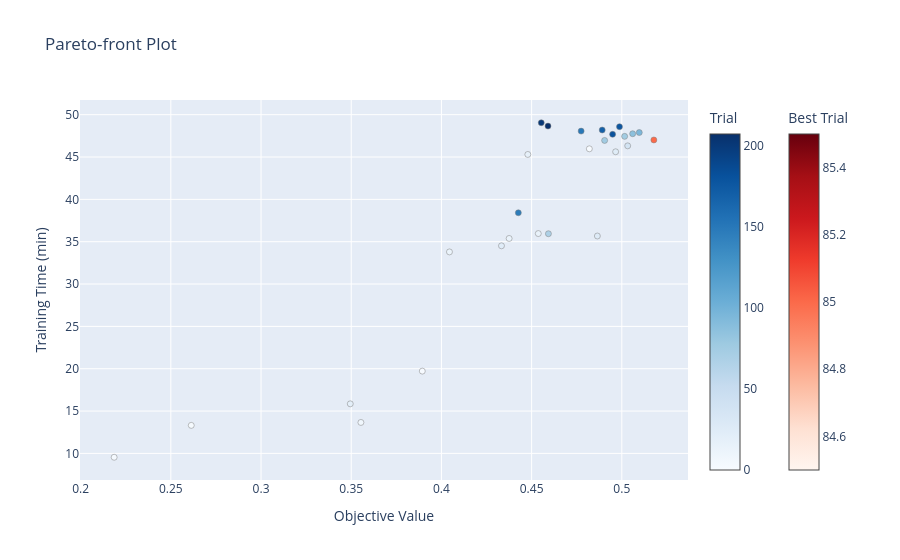

The code cell stored with this chart in its notebook:
### Code cell
def objective_vs_time(trial: optuna.trial.FrozenTrial):
    objective = trial.value
    duration_s = trial.duration.total_seconds()

    assert objective is not None
    assert duration_s is not None

    return objective, duration_s / 60


optuna.visualization.plot_pareto_front(
    study, targets=objective_vs_time, target_names=["Objective Value", "Training Time (min)"]
).show()

### Figure 1 — Plotly figure (JSON) as saved in the notebook; plotly's stock layout.template omitted (floating-point values rounded to 4 significant figures)
{"data": [{"hovertemplate": "%{text}<extra>Trial</extra>", "marker": {"color": [0, 1, 2, 3, 7, 12, 13, 15, 18, 20, 24, 25, 26, 38, 68, 75, 76, 87, 95, 147, 150, 169, 177, 180, 200, 207], "colorbar": {"title": {"text": "Trial"}}, "colorscale": [[0, "rgb(247,251,255)"], [0.125, "rgb(222,235,247)"], [0.25, "rgb(198,219,239)"], [0.375, "rgb(158,202,225)"], [0.5, "rgb(107,174,214)"], [0.625, "rgb(66,146,198)"], [0.75, "rgb(33,113,181)"], [0.875, "rgb(8,81,156)"], [1, "rgb(8,48,107)"]], "line": {"color": "Grey", "width": 0.5}}, "mode": "markers", "showlegend": false, "text": ["{<br>  \"number\": 0,<br>  \"values\": [<br>    0.4819999933242798<br>  ],<br>  \"params\": {<br>    \"emb_num_radial\": 4,<br>    \"emb_num_angular\": 32,<br>    \"emb_num_channels\": 64,<br>    \"conv_hidden_channels\": 256,<br>    \"conv_node_out_channels\": 64,<br>    \"conv_edge_out_channels\": 128,<br>    \"conv_num_layers\": 4,<br>    \"conv_heads\": 4,<br>    \"conv_concat\": true,<br>    \"conv_residual\": true,<br>    \"dropout\": 0.3,<br>    \"act\": \"LeakyReLU\",<br>    \"k\": 16<br>  }<br>}", "{<br>  \"number\": 1,<br>  \"values\": [<br>    0.3893939256668091<br>  ],<br>  \"params\": {<br>    \"emb_num_radial\": 16,<br>    \"emb_num_angular\": 16,<br>    \"emb_num_channels\": 32,<br>    \"conv_hidden_channels\": 256,<br>    \"conv_node_out_channels\": 128,<br>    \"conv_edge_out_channels\": 64,<br>    \"conv_num_layers\": 3,<br>    \"conv_heads\": 4,<br>    \"conv_concat\": false,<br>    \"conv_residual\": false,<br>    \"dropout\": 0.30000000000000004,<br>    \"act\": \"SiLU\",<br>    \"k\": 12<br>  }<br>}", "{<br>  \"number\": 2,<br>  \"values\": [<br>    0.2613106071949005<br>  ],<br>  \"params\": {<br>    \"emb_num_radial\": 8,<br>    \"emb_num_angular\": 32,<br>    \"emb_num_channels\": 128,<br>    \"conv_hidden_channels\": 128,<br>    \"conv_node_out_channels\": 64,<br>    \"conv_edge_out_channels\": 128,<br>    \"conv_num_layers\": 3,<br>    \"conv_heads\": 1,<br>    \"conv_concat\": false,<br>    \"conv_residual\": true,<br>    \"dropout\": 0.5,<br>    \"act\": \"LeakyReLU\",<br>    \"k\": 16<br>  }<br>}", "{<br>  \"number\": 3,<br>  \"values\": [<br>    0.21857115626335144<br>  ],<br>  \"params\": {<br>    \"emb_num_radial\": 8,<br>    \"emb_num_angular\": 64,<br>    \"emb_num_channels\": 128,<br>    \"conv_hidden_channels\": 64,<br>    \"conv_node_out_channels\": 256,<br>    \"conv_edge_out_channels\": 64,<br>    \"conv_num_layers\": 3,<br>    \"conv_heads\": 1,<br>    \"conv_concat\": false,<br>    \"conv_residual\": false,<br>    \"dropout\": 0.2,<br>    \"act\": \"LeakyReLU\",<br>    \"k\": 16<br>  }<br>}", "{<br>  \"number\": 7,<br>  \"values\": [<br>    0.3553696870803833<br>  ],<br>  \"params\": {<br>    \"emb_num_radial\": 16,<br>    \"emb_num_angular\": 32,<br>    \"emb_num_channels\": 64,<br>    \"conv_hidden_channels\": 128,<br>    \"conv_node_out_channels\": 256,<br>    \"conv_edge_out_channels\": 32,<br>    \"conv_num_layers\": 3,<br>    \"conv_heads\": 2,<br>    \"conv_concat\": true,<br>    \"conv_residual\": false,<br>    \"dropout\": 0.2,<br>    \"act\": \"LeakyReLU\",<br>    \"k\": 16<br>  }<br>}", "{<br>  \"number\": 12,<br>  \"values\": [<br>    0.40445125102996826<br>  ],<br>  \"params\": {<br>    \"emb_num_radial\": 16,<br>    \"emb_num_angular\": 16,<br>    \"emb_num_channels\": 32,<br>    \"conv_hidden_channels\": 256,<br>    \"conv_node_out_channels\": 128,<br>    \"conv_edge_out_channels\": 128,<br>    \"conv_num_layers\": 4,<br>    \"conv_heads\": 4,<br>    \"conv_concat\": false,<br>    \"conv_residual\": false,<br>    \"dropout\": 0.30000000000000004,<br>    \"act\": \"SiLU\",<br>    \"k\": 14<br>  }<br>}", "{<br>  \"number\": 13,<br>  \"values\": [<br>    0.43753960728645325<br>  ],<br>  \"params\": {<br>    \"emb_num_radial\": 16,<br>    \"emb_num_angular\": 16,<br>    \"emb_num_channels\": 32,<br>    \"conv_hidden_channels\": 256,<br>    \"conv_node_out_channels\": 128,<br>    \"conv_edge_out_channels\": 128,<br>    \"conv_num_layers\": 4,<br>    \"conv_heads\": 4,<br>    \"conv_concat\": true,<br>    \"conv_residual\": true,<br>    \"dropout\": 0.4,<br>    \"act\": \"SiLU\",<br>    \"k\": 14<br>  }<br>}", "{<br>  \"number\": 15,<br>  \"values\": [<br>    0.45369482040405273<br>  ],<br>  \"params\": {<br>    \"emb_num_radial\": 16,<br>    \"emb_num_angular\": 32,<br>    \"emb_num_channels\": 64,<br>    \"conv_hidden_channels\": 256,<br>    \"conv_node_out_channels\": 128,<br>    \"conv_edge_out_channels\": 128,<br>    \"conv_num_layers\": 4,<br>    \"conv_heads\": 4,<br>    \"conv_concat\": true,<br>    \"conv_residual\": true,<br>    \"dropout\": 0.4,<br>    \"act\": \"SiLU\",<br>    \"k\": 14<br>  }<br>}", "{<br>  \"number\": 18,<br>  \"values\": [<br>    0.44789236783981323<br>  ],<br>  \"params\": {<br>    \"emb_num_radial\": 16,<br>    \"emb_num_angular\": 32,<br>    \"emb_num_channels\": 64,<br>    \"conv_hidden_channels\": 256,<br>    \"conv_node_out_channels\": 64,<br>    \"conv_edge_out_channels\": 32,<br>    \"conv_num_layers\": 4,<br>    \"conv_heads\": 4,<br>    \"conv_concat\": true,<br>    \"conv_residual\": true,<br>    \"dropout\": 0.4,<br>    \"act\": \"SiLU\",<br>    \"k\": 16<br>  }<br>}", "{<br>  \"number\": 20,<br>  \"values\": [<br>    0.3494739234447479<br>  ],<br>  \"params\": {<br>    \"emb_num_radial\": 16,<br>    \"emb_num_angular\": 32,<br>    \"emb_num_channels\": 64,<br>    \"conv_hidden_channels\": 256,<br>    \"conv_node_out_channels\": 64,<br>    \"conv_edge_out_channels\": 128,<br>    \"conv_num_layers\": 3,<br>    \"conv_heads\": 2,<br>    \"conv_concat\": true,<br>    \"conv_residual\": true,<br>    \"dropout\": 0.2,<br>    \"act\": \"SiLU\",<br>    \"k\": 12<br>  }<br>}", "{<br>  \"number\": 24,<br>  \"values\": [<br>    0.4332916736602783<br>  ],<br>  \"params\": {<br>    \"emb_num_radial\": 16,<br>    \"emb_num_angular\": 32,<br>    \"emb_num_channels\": 64,<br>    \"conv_hidden_channels\": 256,<br>    \"conv_node_out_channels\": 64,<br>    \"conv_edge_out_channels\": 32,<br>    \"conv_num_layers\": 4,<br>    \"conv_heads\": 4,<br>    \"conv_concat\": true,<br>    \"conv_residual\": true,<br>    \"dropout\": 0.4,<br>    \"act\": \"SiLU\",<br>    \"k\": 14<br>  }<br>}", "{<br>  \"number\": 25,<br>  \"values\": [<br>    0.4965764880180359<br>  ],<br>  \"params\": {<br>    \"emb_num_radial\": 4,<br>    \"emb_num_angular\": 32,<br>    \"emb_num_channels\": 128,<br>    \"conv_hidden_channels\": 256,<br>    \"conv_node_out_channels\": 128,<br>    \"conv_edge_out_channels\": 32,<br>    \"conv_num_layers\": 4,<br>    \"conv_heads\": 4,<br>    \"conv_concat\": true,<br>    \"conv_residual\": true,<br>    \"dropout\": 0.30000000000000004,<br>    \"act\": \"SiLU\",<br>    \"k\": 16<br>  }<br>}", "{<br>  \"number\": 26,<br>  \"values\": [<br>    0.48644545674324036<br>  ],<br>  \"params\": {<br>    \"emb_num_radial\": 4,<br>    \"emb_num_angular\": 32,<br>    \"emb_num_channels\": 128,<br>    \"conv_hidden_channels\": 256,<br>    \"conv_node_out_channels\": 128,<br>    \"conv_edge_out_channels\": 128,<br>    \"conv_num_layers\": 4,<br>    \"conv_heads\": 4,<br>    \"conv_concat\": true,<br>    \"conv_residual\": true,<br>    \"dropout\": 0.30000000000000004,<br>    \"act\": \"LeakyReLU\",<br>    \"k\": 14<br>  }<br>}", "{<br>  \"number\": 38,<br>  \"values\": [<br>    0.503258466720581<br>  ],<br>  \"params\": {<br>    \"emb_num_radial\": 4,<br>    \"emb_num_angular\": 32,<br>    \"emb_num_channels\": 128,<br>    \"conv_hidden_channels\": 256,<br>    \"conv_node_out_channels\": 128,<br>    \"conv_edge_out_channels\": 64,<br>    \"conv_num_layers\": 4,<br>    \"conv_heads\": 4,<br>    \"conv_concat\": true,<br>    \"conv_residual\": true,<br>    \"dropout\": 0.30000000000000004,<br>    \"act\": \"SiLU\",<br>    \"k\": 16<br>  }<br>}", "{<br>  \"number\": 68,<br>  \"values\": [<br>    0.45930585265159607<br>  ],<br>  \"params\": {<br>    \"emb_num_radial\": 8,<br>    \"emb_num_angular\": 32,<br>    \"emb_num_channels\": 64,<br>    \"conv_hidden_channels\": 256,<br>    \"conv_node_out_channels\": 128,<br>    \"conv_edge_out_channels\": 128,<br>    \"conv_num_layers\": 4,<br>    \"conv_heads\": 4,<br>    \"conv_concat\": true,<br>    \"conv_residual\": true,<br>    \"dropout\": 0.4,<br>    \"act\": \"LeakyReLU\",<br>    \"k\": 14<br>  }<br>}", "{<br>  \"number\": 75,<br>  \"values\": [<br>    0.5015671849250793<br>  ],<br>  \"params\": {<br>    \"emb_num_radial\": 4,<br>    \"emb_num_angular\": 32,<br>    \"emb_num_channels\": 128,<br>    \"conv_hidden_channels\": 256,<br>    \"conv_node_out_channels\": 256,<br>    \"conv_edge_out_channels\": 128,<br>    \"conv_num_layers\": 4,<br>    \"conv_heads\": 4,<br>    \"conv_concat\": true,<br>    \"conv_residual\": true,<br>    \"dropout\": 0.30000000000000004,<br>    \"act\": \"SiLU\",<br>    \"k\": 16<br>  }<br>}", "{<br>  \"number\": 76,<br>  \"values\": [<br>    0.49046388268470764<br>  ],<br>  \"params\": {<br>    \"emb_num_radial\": 4,<br>    \"emb_num_angular\": 32,<br>    \"emb_num_channels\": 128,<br>    \"conv_hidden_channels\": 256,<br>    \"conv_node_out_channels\": 256,<br>    \"conv_edge_out_channels\": 64,<br>    \"conv_num_layers\": 4,<br>    \"conv_heads\": 4,<br>    \"conv_concat\": true,<br>    \"conv_residual\": true,<br>    \"dropout\": 0.30000000000000004,<br>    \"act\": \"SiLU\",<br>    \"k\": 16<br>  }<br>}", "{<br>  \"number\": 87,<br>  \"values\": [<br>    0.5060122609138489<br>  ],<br>  \"params\": {<br>    \"emb_num_radial\": 4,<br>    \"emb_num_angular\": 64,<br>    \"emb_num_channels\": 128,<br>    \"conv_hidden_channels\": 256,<br>    \"conv_node_out_channels\": 256,<br>    \"conv_edge_out_channels\": 128,<br>    \"conv_num_layers\": 4,<br>    \"conv_heads\": 4,<br>    \"conv_concat\": false,<br>    \"conv_residual\": true,<br>    \"dropout\": 0.30000000000000004,<br>    \"act\": \"SiLU\",<br>    \"k\": 16<br>  }<br>}", "{<br>  \"number\": 95,<br>  \"values\": [<br>    0.5096818804740906<br>  ],<br>  \"params\": {<br>    \"emb_num_radial\": 4,<br>    \"emb_num_angular\": 64,<br>    \"emb_num_channels\": 128,<br>    \"conv_hidden_channels\": 256,<br>    \"conv_node_out_channels\": 256,<br>    \"conv_edge_out_channels\": 128,<br>    \"conv_num_layers\": 4,<br>    \"conv_heads\": 4,<br>    \"conv_concat\": true,<br>    \"conv_residual\": true,<br>    \"dropout\": 0.2,<br>    \"act\": \"SiLU\",<br>    \"k\": 16<br>  }<br>}", "{<br>  \"number\": 147,<br>  \"values\": [<br>    0.442635178565979<br>  ],<br>  \"params\": {<br>    \"emb_num_radial\": 16,<br>    \"emb_num_angular\": 64,<br>    \"emb_num_channels\": 128,<br>    \"conv_hidden_channels\": 256,<br>    \"conv_node_out_channels\": 128,<br>    \"conv_edge_out_channels\": 128,<br>    \"conv_num_layers\": 4,<br>    \"conv_heads\": 4,<br>    \"conv_concat\": true,<br>    \"conv_residual\": true,<br>    \"dropout\": 0.4,<br>    \"act\": \"LeakyReLU\",<br>    \"k\": 14<br>  }<br>}", "{<br>  \"number\": 150,<br>  \"values\": [<br>    0.4774501621723175<br>  ],<br>  \"params\": {<br>    \"emb_num_radial\": 4,<br>    \"emb_num_angular\": 64,<br>    \"emb_num_channels\": 128,<br>    \"conv_hidden_channels\": 256,<br>    \"conv_node_out_channels\": 128,<br>    \"conv_edge_out_channels\": 64,<br>    \"conv_num_layers\": 4,<br>    \"conv_heads\": 4,<br>    \"conv_concat\": true,<br>    \"conv_residual\": true,<br>    \"dropout\": 0.4,<br>    \"act\": \"LeakyReLU\",<br>    \"k\": 16<br>  }<br>}", "{<br>  \"number\": 169,<br>  \"values\": [<br>    0.4891248345375061<br>  ],<br>  \"params\": {<br>    \"emb_num_radial\": 4,<br>    \"emb_num_angular\": 32,<br>    \"emb_num_channels\": 128,<br>    \"conv_hidden_channels\": 256,<br>    \"conv_node_out_channels\": 256,<br>    \"conv_edge_out_channels\": 64,<br>    \"conv_num_layers\": 4,<br>    \"conv_heads\": 4,<br>    \"conv_concat\": true,<br>    \"conv_residual\": true,<br>    \"dropout\": 0.30000000000000004,<br>    \"act\": \"LeakyReLU\",<br>    \"k\": 16<br>  }<br>}", "{<br>  \"number\": 177,<br>  \"values\": [<br>    0.49870556592941284<br>  ],<br>  \"params\": {<br>    \"emb_num_radial\": 4,<br>    \"emb_num_angular\": 64,<br>    \"emb_num_channels\": 64,<br>    \"conv_hidden_channels\": 256,<br>    \"conv_node_out_channels\": 256,<br>    \"conv_edge_out_channels\": 128,<br>    \"conv_num_layers\": 4,<br>    \"conv_heads\": 4,<br>    \"conv_concat\": true,<br>    \"conv_residual\": true,<br>    \"dropout\": 0.30000000000000004,<br>    \"act\": \"LeakyReLU\",<br>    \"k\": 16<br>  }<br>}", "{<br>  \"number\": 180,<br>  \"values\": [<br>    0.4948901832103729<br>  ],<br>  \"params\": {<br>    \"emb_num_radial\": 4,<br>    \"emb_num_angular\": 64,<br>    \"emb_num_channels\": 64,<br>    \"conv_hidden_channels\": 256,<br>    \"conv_node_out_channels\": 256,<br>    \"conv_edge_out_channels\": 32,<br>    \"conv_num_layers\": 4,<br>    \"conv_heads\": 4,<br>    \"conv_concat\": true,<br>    \"conv_residual\": true,<br>    \"dropout\": 0.30000000000000004,<br>    \"act\": \"LeakyReLU\",<br>    \"k\": 16<br>  }<br>}", "{<br>  \"number\": 200,<br>  \"values\": [<br>    0.45533889532089233<br>  ],<br>  \"params\": {<br>    \"emb_num_radial\": 8,<br>    \"emb_num_angular\": 32,<br>    \"emb_num_channels\": 128,<br>    \"conv_hidden_channels\": 256,<br>    \"conv_node_out_channels\": 64,<br>    \"conv_edge_out_channels\": 32,<br>    \"conv_num_layers\": 4,<br>    \"conv_heads\": 4,<br>    \"conv_concat\": false,<br>    \"conv_residual\": true,<br>    \"dropout\": 0.4,<br>    \"act\": \"LeakyReLU\",<br>    \"k\": 16<br>  }<br>}", "{<br>  \"number\": 207,<br>  \"values\": [<br>    0.45908161997795105<br>  ],<br>  \"params\": {<br>    \"emb_num_radial\": 16,<br>    \"emb_num_angular\": 64,<br>    \"emb_num_channels\": 64,<br>    \"conv_hidden_channels\": 256,<br>    \"conv_node_out_channels\": 128,<br>    \"conv_edge_out_channels\": 64,<br>    \"conv_num_layers\": 4,<br>    \"conv_heads\": 4,<br>    \"conv_concat\": true,<br>    \"conv_residual\": true,<br>    \"dropout\": 0.30000000000000004,<br>    \"act\": \"LeakyReLU\",<br>    \"k\": 16<br>  }<br>}"], "type": "scatter", "x": [0.482, 0.3894, 0.2613, 0.2186, 0.3554, 0.4045, 0.4375, 0.4537, 0.4479, 0.3495, 0.4333, 0.4966, 0.4864, 0.5033, 0.4593, 0.5016, 0.4905, 0.506, 0.5097, 0.4426, 0.4775, 0.4891, 0.4987, 0.4949, 0.4553, 0.4591], "y": [45.97, 19.72, 13.31, 9.545, 13.65, 33.79, 35.38, 35.96, 45.3, 15.85, 34.51, 45.62, 35.67, 46.32, 35.94, 47.44, 46.96, 47.75, 47.89, 38.42, 48.06, 48.19, 48.58, 47.68, 49.05, 48.65]}, {"hovertemplate": "%{text}<extra>Best Trial</extra>", "marker": {"color": [85], "colorbar": {"title": {"text": "Best Trial"}, "x": 1.1, "xpad": 40}, "colorscale": [[0, "rgb(255,245,240)"], [0.125, "rgb(254,224,210)"], [0.25, "rgb(252,187,161)"], [0.375, "rgb(252,146,114)"], [0.5, "rgb(251,106,74)"], [0.625, "rgb(239,59,44)"], [0.75, "rgb(203,24,29)"], [0.875, "rgb(165,15,21)"], [1, "rgb(103,0,13)"]], "line": {"color": "Grey", "width": 0.5}}, "mode": "markers", "showlegend": false, "text": ["{<br>  \"number\": 85,<br>  \"values\": [<br>    0.5177592635154724<br>  ],<br>  \"params\": {<br>    \"emb_num_radial\": 4,<br>    \"emb_num_angular\": 64,<br>    \"emb_num_channels\": 128,<br>    \"conv_hidden_channels\": 256,<br>    \"conv_node_out_channels\": 256,<br>    \"conv_edge_out_channels\": 32,<br>    \"conv_num_layers\": 4,<br>    \"conv_heads\": 4,<br>    \"conv_concat\": true,<br>    \"conv_residual\": true,<br>    \"dropout\": 0.30000000000000004,<br>    \"act\": \"SiLU\",<br>    \"k\": 16<br>  }<br>}"], "type": "scatter", "x": [0.5178], "y": [47.02]}], "layout": {"title": {"text": "Pareto-front Plot"}, "xaxis": {"title": {"text": "Objective Value"}}, "yaxis": {"title": {"text": "Training Time (min)"}}}}
